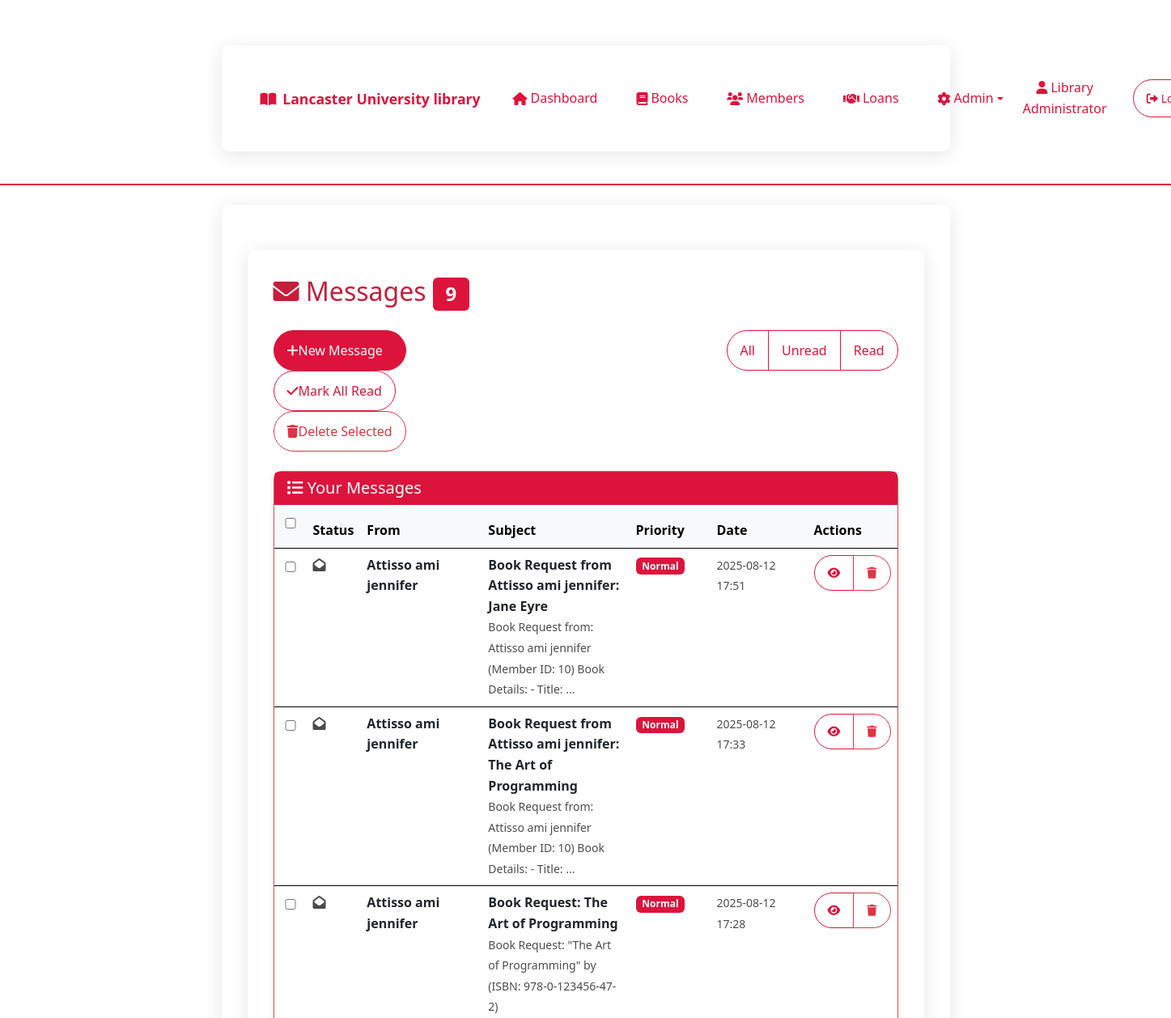
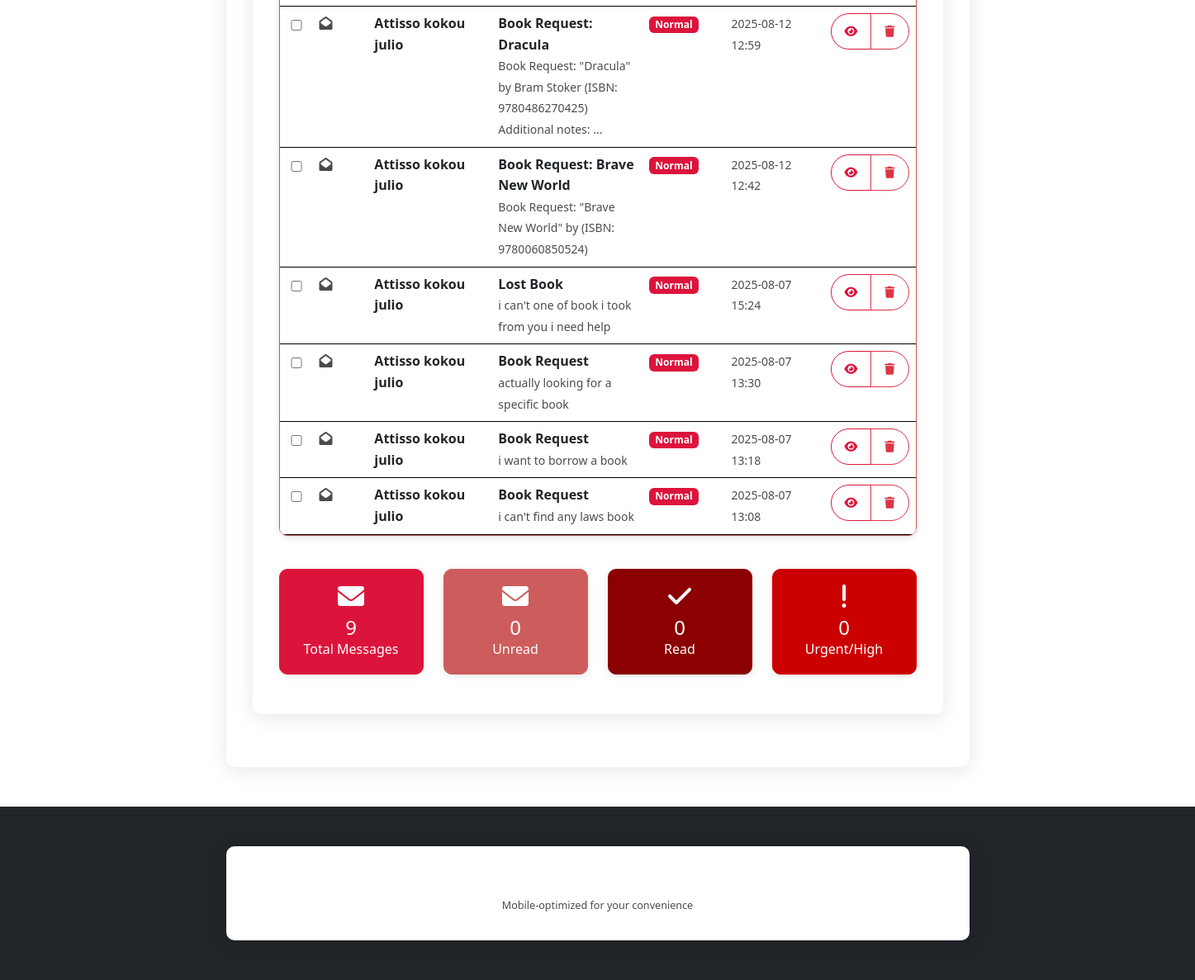
The app's page /messages (signed in) with its own data (2 pictures, top to bottom).
### tables this page shows
CREATE TABLE Messages (
                MessageID INTEGER PRIMARY KEY AUTOINCREMENT,
                FromUserID INTEGER,
                ToUserID INTEGER,
                ToUserType TEXT,
                Subject TEXT,
                Message TEXT,
                SentDate DATETIME DEFAULT CURRENT_TIMESTAMP,
                IsRead BOOLEAN DEFAULT 0,
                MessageType TEXT DEFAULT 'general',
                Priority TEXT DEFAULT 'normal',
                FOREIGN KEY (FromUserID) REFERENCES Users(UserID),
                FOREIGN KEY (ToUserID) REFERENCES Users(UserID)
            );

CREATE TABLE Users (
                UserID INTEGER PRIMARY KEY AUTOINCREMENT,
                Username TEXT UNIQUE NOT NULL,
                Password TEXT NOT NULL,
                UserType TEXT NOT NULL,  -- 'student' or 'librarian'
                MemberID INTEGER,  -- Link to Members table for students
                Name TEXT NOT NULL,
                Email TEXT,
                CreatedDate DATE DEFAULT CURRENT_DATE,
                FOREIGN KEY (MemberID) REFERENCES Members(MemberID)
            );

### app.py (the view)
@app.route('/messages')
@login_required
def messages():
    user_messages = library.get_user_messages(session['user_id'])
    return render_template('messages.html', messages=user_messages)

### app.py (called while the page is built)
def login_required(f):
    @wraps(f)
    def decorated_function(*args, **kwargs):
        if 'user_id' not in session:
            return redirect(url_for('login'))
        return f(*args, **kwargs)
    return decorated_function

    def get_connection(self):
        return sqlite3.connect(self.db_name)

### templates/messages.html (shortened to what this page needs)
{% extends "base.html" %}
{% block content %}
<div class="container mt-4">
    <div class="row">
        <div class="col-md-12">
            <h2 class="mb-4">
                <i class="fas fa-envelope"></i> Messages
                {% if messages %}
                    <span class="badge bg-primary">{{ messages|length }}</span>
                {% endif %}
            </h2>
        </div>
    </div>
    <div class="row mb-4">
        <div class="col-md-12">
            <div class="d-flex justify-content-between">
                <div>
                    <a href="{{ url_for('send_message') }}" class="btn btn-primary">
                        <i class="fas fa-plus"></i> New Message
                    </a>
                    <button class="btn btn-outline-primary" onclick="markAllRead()">
                        <i class="fas fa-check"></i> Mark All Read
                    </button>
                    <button class="btn btn-outline-danger" onclick="deleteSelected()">
                        <i class="fas fa-trash"></i> Delete Selected
                    </button>
                </div>
                <div>
                    <div class="btn-group" role="group">
                        <button type="button" class="btn btn-outline-secondary" onclick="filterMessages('all')">
                            All
                        </button>
                        <button type="button" class="btn btn-outline-primary" onclick="filterMessages('unread')">
                            Unread
                        </button>
                        <button type="button" class="btn btn-outline-success" onclick="filterMessages('read')">
                            Read
                        </button>
                    </div>
                </div>
            </div>
        </div>
    </div>
    {% if messages %}
    <div class="row">
        <div class="col-md-12">
            <div class="card">
                <div class="card-header bg-primary text-white">
                    <h5 class="mb-0">
                        <i class="fas fa-list"></i> Your Messages
                    </h5>
                </div>
                <div class="card-body p-0">
                    <div class="table-responsive">
                        <table class="table table-hover mb-0">
                            <thead class="table-light">
                                <tr>
                                    <th width="40">
                                        <input type="checkbox" id="selectAll" onchange="toggleSelectAll(this)">
                                    </th>
                                    <th width="60">Status</th>
                                    <th width="150">From</th>
                                    <th>Subject</th>
                                    <th width="100">Priority</th>
                                    <th width="120">Date</th>
                                    <th width="100">Actions</th>
                                </tr>
                            </thead>
                            <tbody>
                                {% for message in messages %}
                                <tr class="message-row {% if not message[8] %}table-primary{% endif %}"
                                    data-message-id="{{ message[0] }}"
                                    data-read="{{ message[8] }}"
                                    data-priority="{{ message[9] or 'normal' }}">
                                    <td>
                                        <input type="checkbox" class="message-checkbox" value="{{ message[0] }}">
                                    </td>
                                    <td>
                                        {% if message[8] %}
                                            <i class="fas fa-envelope-open text-muted" title="Read"></i>
                                        {% else %}
                                            <i class="fas fa-envelope text-primary" title="Unread"></i>
                                        {% endif %}
                                    </td>
                                    <td>
                                        <strong>
                                            {% if message[10] %}
                                                {{ message[10] }}
                                            {% else %}
                                                System
                                            {% endif %}
                                        </strong>
                                    </td>
                                    <td>
                                        <div class="d-flex justify-content-between align-items-center">
                                            <div>
                                                <strong class="{% if not message[8] %}text-primary{% endif %}">
                                                    {{ message[4] or 'No Subject' }}
                                                </strong>
                                                <br>
                                                <small class="text-muted">
                                                    {{ (message[5][:80] + '...') if message[5]|length > 80 else message[5] }}
                                                </small>
                                            </div>
                                        </div>
                                    </td>
                                    <td>
                                        {% if (message[9] or 'normal') == 'high' %}
                                            <span class="badge bg-danger">High</span>
                                        {% elif (message[9] or 'normal') == 'urgent' %}
                                            <span class="badge bg-warning">Urgent</span>
                                        {% elif (message[9] or 'normal') == 'low' %}
                                            <span class="badge bg-secondary">Low</span>
                                        {% else %}
                                            <span class="badge bg-primary">Normal</span>
                                        {% endif %}
                                    </td>
                                    <td>
                                        <small class="text-muted">
                                            {{ message[6][:16] if message[6] else 'Unknown' }}
                                        </small>
                                    </td>
                                    <td>
                                        <div class="btn-group" role="group">
                                            <button class="btn btn-sm btn-outline-primary"
                                                    onclick="viewMessage({{ message[0] }}, '{{ message[4] or 'No Subject' }}', '{{ message[5] }}', '{{ message[10] or 'System' }}', '{{ message[6] }}', {{ message[8]|tojson }})">
                                                <i class="fas fa-eye"></i>
                                            </button>
                                            <button class="btn btn-sm btn-outline-danger"
                                                    onclick="deleteMessage({{ message[0] }})">
                                                <i class="fas fa-trash"></i>
                                            </button>
                                        </div>
                                    </td>
                                </tr>
                                {% endfor %}
                            </tbody>
                        </table>
                    </div>
                </div>
            </div>
        </div>
    </div>
    {% endif %}
    <div class="row mt-4">
        <div class="col-md-3">
            <div class="card bg-primary text-white">
                <div class="card-body text-center">
                    <i class="fas fa-envelope fa-2x mb-2"></i>
                    <h4 id="totalMessages">{{ messages|length if messages else 0 }}</h4>
                    <p class="mb-0">Total Messages</p>
                </div>
            </div>
        </div>
        <div class="col-md-3">
            <div class="card bg-warning text-white">
                <div class="card-body text-center">
                    <i class="fas fa-envelope fa-2x mb-2"></i>
                    <h4 id="unreadMessages">
                        {% if messages %}
                            {{ messages|selectattr(8, 'eq', 0)|list|length }}
                        {% else %}
                            0
                        {% endif %}
                    </h4>
                    <p class="mb-0">Unread</p>
                </div>
            </div>
        </div>
        <div class="col-md-3">
            <div class="card bg-success text-white">
                <div class="card-body text-center">
                    <i class="fas fa-check fa-2x mb-2"></i>
                    <h4 id="readMessages">
                        {% if messages %}
                            {{ messages|selectattr(8, 'eq', 1)|list|length }}
                        {% else %}
                            0
                        {% endif %}
                    </h4>
                    <p class="mb-0">Read</p>
                </div>
            </div>
        </div>
        <div class="col-md-3">
            <div class="card bg-danger text-white">
                <div class="card-body text-center">
                    <i class="fas fa-exclamation fa-2x mb-2"></i>
                    <h4 id="urgentMessages">
                        {% if messages %}
                            {{ messages|selectattr(9, 'eq', 'urgent')|list|length + messages|selectattr(9, 'eq', 'high')|list|length }}
                        {% else %}
                            0
                        {% endif %}
                    </h4>
                    <p class="mb-0">Urgent/High</p>
                </div>
            </div>
        </div>
    </div>
</div>
{% endblock %}

### static/css/style.css (style rules this page uses)
:root { --bg-primary: white; --bg-secondary: #f8f9fa; --text-primary: black; --text-secondary: #666; --card-bg: white; --border-color: black; --shadow: rgba(0,0,0,0.1); --red-primary: #DC143C; --red-secondary: #B22222; --red-dark: #8B0000; --red-light: #CD5C5C; --red-accent: #C41E3A; --red-bright: #CC0000; --red-coral: #FF6B6B; }
body, h1, h2, h3, h4, h5, h6, p, ul, ol, li, a, button, input { margin: 0; padding: 0; box-sizing: border-box; font-family: 'Segoe UI', Arial, sans-serif; }
body { background: var(--bg-primary); color: var(--text-primary); line-height: 1.6; min-height: 100vh; transition: background-color 0.3s ease, color 0.3s ease; }
.btn { border-radius: 50px; }
.container { max-width: 900px; margin: 2rem auto; background: var(--card-bg); padding: 2rem; border-radius: 10px; box-shadow: 0 4px 24px var(--shadow); transition: background-color 0.3s ease; }
h1, h2, h3 { color: var(--red-accent); margin-bottom: 1rem; }
button, input[type="submit"] { background: var(--red-light); color: white; border: none; padding: 0.7rem 1.5rem; border-radius: 5px; cursor: pointer; font-size: 1rem; transition: background 0.2s; }
input, select, textarea { width: 100%; padding: 0.6rem; margin: 0.5rem 0 1rem 0; border: 1px solid var(--border-color); border-radius: 4px; font-size: 1rem; background: var(--card-bg); color: var(--text-primary); transition: background-color 0.3s ease, color 0.3s ease; }
table { width: 100%; border-collapse: collapse; margin-bottom: 2rem; }
th, td { padding: 0.8rem; border-bottom: 1px solid var(--border-color); text-align: left; color: var(--text-primary); }
th { background: var(--bg-secondary); font-weight: 600; }
.card { background: var(--card-bg); border: 1px solid var(--red-light); border-radius: 10px; box-shadow: 0 2px 8px var(--shadow); transition: background-color 0.3s ease; }
.card-header { background: var(--red-secondary); color: white; border-bottom: 1px solid var(--red-secondary); }
.btn-outline-primary, .btn-outline-secondary, .btn-outline-success, .btn-outline-warning, .btn-outline-info { border-color: var(--red-primary); color: var(--red-primary); background: var(--card-bg); transition: all 0.3s ease; }
.bg-primary, .btn-primary { background-color: #DC143C !important; border-color: #DC143C !important; }
.bg-success, .btn-success { background-color: #8B0000 !important; border-color: #8B0000 !important; }
.bg-warning, .btn-warning { background-color: #CD5C5C !important; border-color: #CD5C5C !important; color: white !important; }
.bg-danger, .btn-danger { background-color: #CC0000 !important; border-color: #CC0000 !important; }
.text-muted { color: black !important; opacity: 0.7; }
.badge { color: white !important; }
.badge.bg-primary { background-color: #DC143C !important; }

### templates/base.html (style rules this page uses)
:root { --mobile-nav-height: 60px; --mobile-padding: 1rem; --touch-target: 44px; }
.btn, .nav-link, .dropdown-item { min-height: var(--touch-target); padding: 0.75rem 1rem; display: flex; align-items: center; touch-action: manipulation; }
.container { padding-left: var(--mobile-padding); padding-right: var(--mobile-padding); }
.card { border-radius: 0.75rem; box-shadow: 0 2px 8px rgba(0,0,0,0.1); margin-bottom: 1rem; }
.table-responsive { border-radius: 0.5rem; box-shadow: 0 1px 3px rgba(0,0,0,0.1); }

### records on screen
Messages: Name "Attisso ami jennifer", Subject "Book Request from Attisso ami jennifer: Jane Eyre", Message "Book Request from: Attisso ami jennifer (Member ID: 10) Book Details: - Title: ...", Priority "Normal", SentDate "2025-08-12 17:51"
Messages: Name "Attisso ami jennifer", Subject "Book Request from Attisso ami jennifer: The Art of Programming", Message "Book Request from: Attisso ami jennifer (Member ID: 10) Book Details: - Title: ...", Priority "Normal", SentDate "2025-08-12 17:33"
Messages: Name "Attisso ami jennifer", Subject "Book Request: The Art of Programming", Message "Book Request: \"The Art of Programming\" by (ISBN: 978-0-123456-47-2)", Priority "Normal", SentDate "2025-08-12 17:28"
Messages: Name "Attisso kokou julio", Subject "Book Request: Dracula", Message "Book Request: \"Dracula\" by Bram Stoker (ISBN: 9780486270425) Additional notes: ...", Priority "Normal", SentDate "2025-08-12 12:59"
Messages: Name "Attisso kokou julio", Subject "Book Request: Brave New World", Message "Book Request: \"Brave New World\" by (ISBN: 9780060850524)", Priority "Normal", SentDate "2025-08-12 12:42"
Messages: Name "Attisso kokou julio", Subject "Lost Book", Message "i can't one of book i took from you i need help", Priority "Normal", SentDate "2025-08-07 15:24"
Messages: Name "Attisso kokou julio", Subject "Book Request", Message "actually looking for a specific book", Priority "Normal", SentDate "2025-08-07 13:30"
Messages: Name "Attisso kokou julio", Subject "Book Request", Message "i want to borrow a book", Priority "Normal", SentDate "2025-08-07 13:18"
Messages: Name "Attisso kokou julio", Subject "Book Request", Message "i can't find any laws book", Priority "Normal", SentDate "2025-08-07 13:08"

### other values on screen
{{ session.name or 'User' }} "Library Administrator"
{{ messages|length }} "9"
{{ messages|length if messages else 0 }} "9"
{{ messages|selectattr(8, 'eq', 0)|list|length }} "0"
{{ messages|selectattr(8, 'eq', 1)|list|length }} "0"
